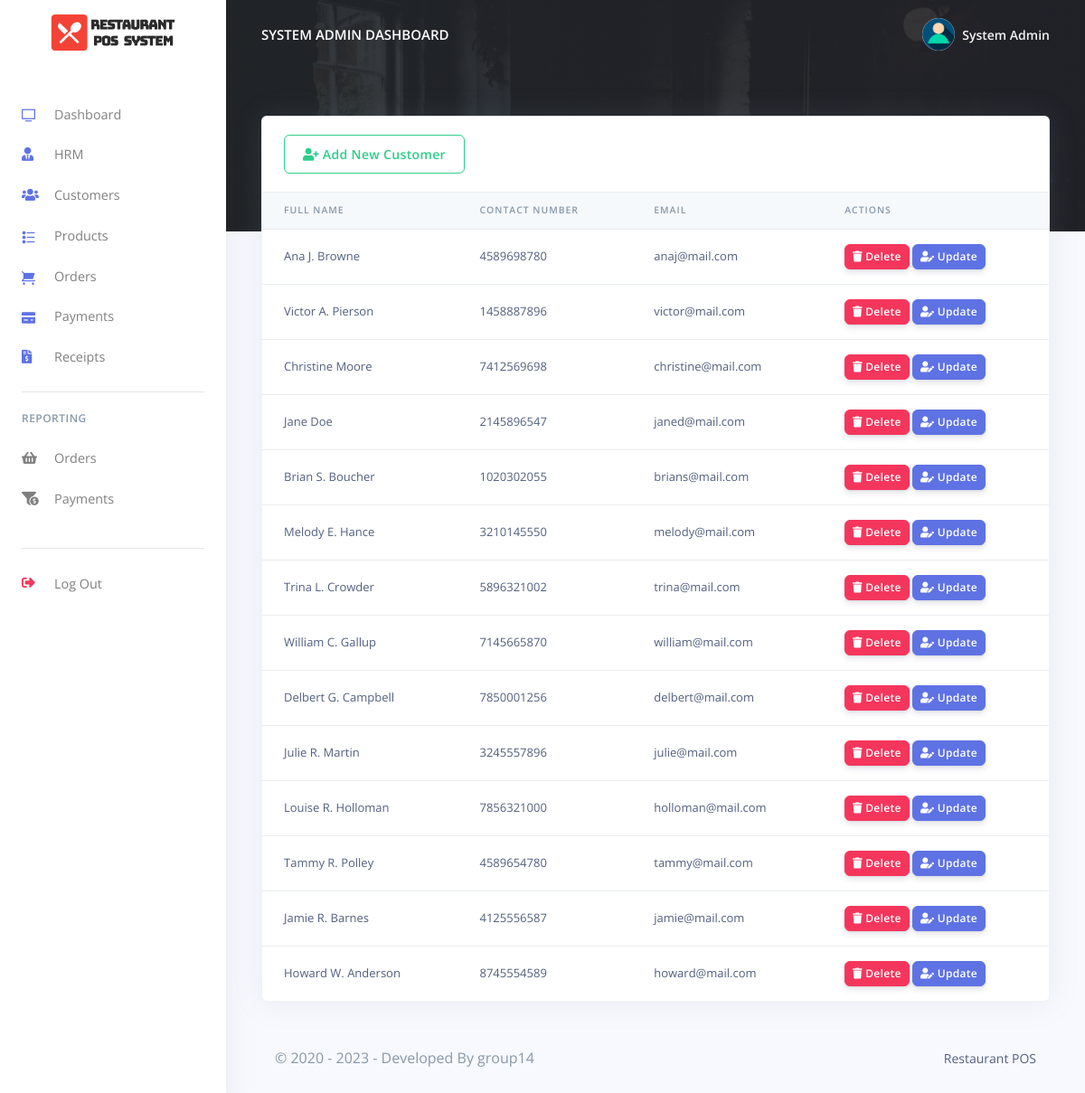
The app's page /Restro/admin/customes.php (signed in) with its own data.
### tables this page shows
CREATE TABLE `rpos_admin` (
  `admin_id` varchar(200) NOT NULL,
  `admin_name` varchar(200) NOT NULL,
  `admin_email` varchar(200) NOT NULL,
  `admin_password` varchar(200) NOT NULL
);

CREATE TABLE `rpos_customers` (
  `customer_id` varchar(200) NOT NULL,
  `customer_name` varchar(200) NOT NULL,
  `customer_phoneno` varchar(200) NOT NULL,
  `customer_email` varchar(200) NOT NULL,
  `customer_password` varchar(200) NOT NULL,
  `created_at` timestamp(6) NOT NULL DEFAULT current_timestamp(6) ON UPDATE current_timestamp(6)
);

### Restro/admin/customes.php (the view, shortened to what this page needs)
<?php
include('config/config.php');
require_once('partials/_head.php');
?>
<body>
  <?php
  require_once('partials/_sidebar.php');
  ?>
  <div class="main-content">
    <?php
    require_once('partials/_topnav.php');
    ?>
    <div class="container-fluid mt--8">
      <div class="row">
        <div class="col">
          <div class="card shadow">
            <div class="card-header border-0">
              <a href="add_customer.php" class="btn btn-outline-success">
                <i class="fas fa-user-plus"></i>
                Add New Customer
              </a>
            </div>
            <div class="table-responsive">
              <table class="table align-items-center table-flush">
                <thead class="thead-light">
                  <tr>
                    <th scope="col">Full Name</th>
                    <th scope="col">Contact Number</th>
                    <th scope="col">Email</th>
                    <th scope="col">Actions</th>
                  </tr>
                </thead>
                <tbody>
                  <?php
                  $ret = "SELECT * FROM  rpos_customers  ORDER BY `rpos_customers`.`created_at` DESC ";
                  $stmt = $mysqli->prepare($ret);
                  $stmt->execute();
                  $res = $stmt->get_result();
                  while ($cust = $res->fetch_object()) {
                  ?>
                    <tr>
                      <td><?php echo $cust->customer_name; ?></td>
                      <td><?php echo $cust->customer_phoneno; ?></td>
                      <td><?php echo $cust->customer_email; ?></td>
                      <td>
                        <a href="customes.php?delete=<?php echo $cust->customer_id; ?>">
                          <button class="btn btn-sm btn-danger">
                            <i class="fas fa-trash"></i>
                            Delete
                          </button>
                        </a>
                        <a href="update_customer.php?update=<?php echo $cust->customer_id; ?>">
                          <button class="btn btn-sm btn-primary">
                            <i class="fas fa-user-edit"></i>
                            Update
                          </button>
                        </a>
                      </td>
                    </tr>
                  <?php } ?>
                </tbody>
              </table>
            </div>
          </div>
        </div>
      </div>
      <?php
      require_once('partials/_footer.php');
      ?>
    </div>
  </div>
</body>
</html>

### Restro/admin/partials/_sidebar.php (shortened to what this page needs)
<?php
$admin_id = $_SESSION['admin_id'];
$ret = "SELECT * FROM  rpos_admin  WHERE admin_id = '$admin_id'";
$stmt = $mysqli->prepare($ret);
$stmt->execute();
$res = $stmt->get_result();
while ($admin = $res->fetch_object()) {
?>
  <nav class="navbar navbar-vertical fixed-left navbar-expand-md navbar-light bg-white" id="sidenav-main">
    <div class="container-fluid">
      <a class="navbar-brand pt-0" href="dashboard.php">
        <img src="assets/img/brand/repos.png" class="navbar-brand-img" alt="...">
      </a>
      <div class="collapse navbar-collapse" id="sidenav-collapse-main">
        <ul class="navbar-nav">
          <li class="nav-item">
            <a class="nav-link" href="dashboard.php">
              <i class="ni ni-tv-2 text-primary"></i> Dashboard
            </a>
          </li>
          <li class="nav-item">
            <a class="nav-link" href="hrm.php">
              <i class="fas fa-user-tie text-primary"></i> HRM
            </a>
          </li>
          <li class="nav-item">
            <a class="nav-link" href="customes.php">
              <i class="fas fa-users text-primary"></i> Customers
            </a>
          </li>
          <li class="nav-item">
            <a class="nav-link" href="products.php">
              <i class="ni ni-bullet-list-67 text-primary"></i>Products
            </a>
          </li>
          <li class="nav-item">
            <a class="nav-link" href="orders.php">
              <i class="ni ni-cart text-primary"></i> Orders
            </a>
          </li>
          <li class="nav-item">
            <a class="nav-link" href="payments.php">
              <i class="ni ni-credit-card text-primary"></i> Payments
            </a>
          </li>
          <li class="nav-item">
            <a class="nav-link" href="receipts.php">
              <i class="fas fa-file-invoice-dollar text-primary"></i> Receipts
            </a>
          </li>
        </ul>
        <hr class="my-3">
        <h6 class="navbar-heading text-muted">Reporting</h6>
        <ul class="navbar-nav mb-md-3">
          <li class="nav-item">
            <a class="nav-link" href="orders_reports.php">
              <i class="fas fa-shopping-basket"></i> Orders
            </a>
          </li>
          <li class="nav-item">
            <a class="nav-link" href="payments_reports.php">
              <i class="fas fa-funnel-dollar"></i> Payments
            </a>
          </li>
        </ul>
        <hr class="my-3">
        <ul class="navbar-nav mb-md-3">
          <li class="nav-item">
            <a class="nav-link" href="logout.php">
              <i class="fas fa-sign-out-alt text-danger"></i> Log Out
            </a>
          </li>
        </ul>
      </div>
    </div>
  </nav>
<?php } ?>

### Restro/admin/partials/_topnav.php (shortened to what this page needs)
<?php
$admin_id = $_SESSION['admin_id'];
$ret = "SELECT * FROM  rpos_admin  WHERE admin_id = '$admin_id'";
$stmt = $mysqli->prepare($ret);
$stmt->execute();
$res = $stmt->get_result();
while ($admin = $res->fetch_object()) {
?>
    <nav class="navbar navbar-top navbar-expand-md navbar-dark" id="navbar-main">
        <div class="container-fluid">
            <a class="h4 mb-0 text-white text-uppercase d-none d-lg-inline-block" href="dashboard.php"><?php echo $admin->admin_name; ?> Dashboard</a>
            <ul class="navbar-nav align-items-center d-none d-md-flex">
                <li class="nav-item dropdown">
                    <a class="nav-link pr-0" href="#" role="button" data-toggle="dropdown" aria-haspopup="true" aria-expanded="false">
                        <div class="media align-items-center">
                            <span class="avatar avatar-sm rounded-circle">
                                <img alt="Image placeholder" src="assets/img/theme/user-a-min.png">
                            </span>
                            <div class="media-body ml-2 d-none d-lg-block">
                                <span class="mb-0 text-sm  font-weight-bold"><?php echo $admin->admin_name; ?></span>
                            </div>
                        </div>
                    </a>
                </li>
            </ul>
        </div>
    </nav>
<?php } ?>

### records on screen
rpos_admin: admin_name "SYSTEM ADMIN", admin_name "System Admin"
rpos_customers: customer_name "Ana J. Browne", customer_phoneno "4589698780", customer_email "anaj@mail.com"
rpos_customers: customer_name "Victor A. Pierson", customer_phoneno "1458887896", customer_email "victor@mail.com"
rpos_customers: customer_name "Christine Moore", customer_phoneno "7412569698", customer_email "christine@mail.com"
rpos_customers: customer_name "Jane Doe", customer_phoneno "2145896547", customer_email "janed@mail.com"
rpos_customers: customer_name "Brian S. Boucher", customer_phoneno "1020302055", customer_email "brians@mail.com"
rpos_customers: customer_name "Melody E. Hance", customer_phoneno "3210145550", customer_email "melody@mail.com"
rpos_customers: customer_name "Trina L. Crowder", customer_phoneno "5896321002", customer_email "trina@mail.com"
rpos_customers: customer_name "William C. Gallup", customer_phoneno "7145665870", customer_email "william@mail.com"
rpos_customers: customer_name "Delbert G. Campbell", customer_phoneno "7850001256", customer_email "delbert@mail.com"
rpos_customers: customer_name "Julie R. Martin", customer_phoneno "3245557896", customer_email "julie@mail.com"
rpos_customers: customer_name "Louise R. Holloman", customer_phoneno "7856321000", customer_email "holloman@mail.com"
rpos_customers: customer_name "Tammy R. Polley", customer_phoneno "4589654780", customer_email "tammy@mail.com"
rpos_customers: customer_name "Jamie R. Barnes", customer_phoneno "4125556587", customer_email "jamie@mail.com"
rpos_customers: customer_name "Howard W. Anderson", customer_phoneno "8745554589", customer_email "howard@mail.com"
